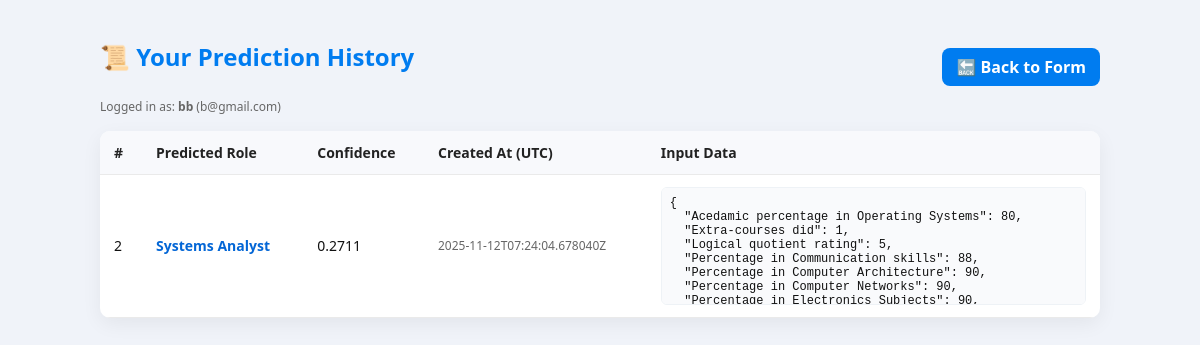
Before: /history (signed in) with the older database file.
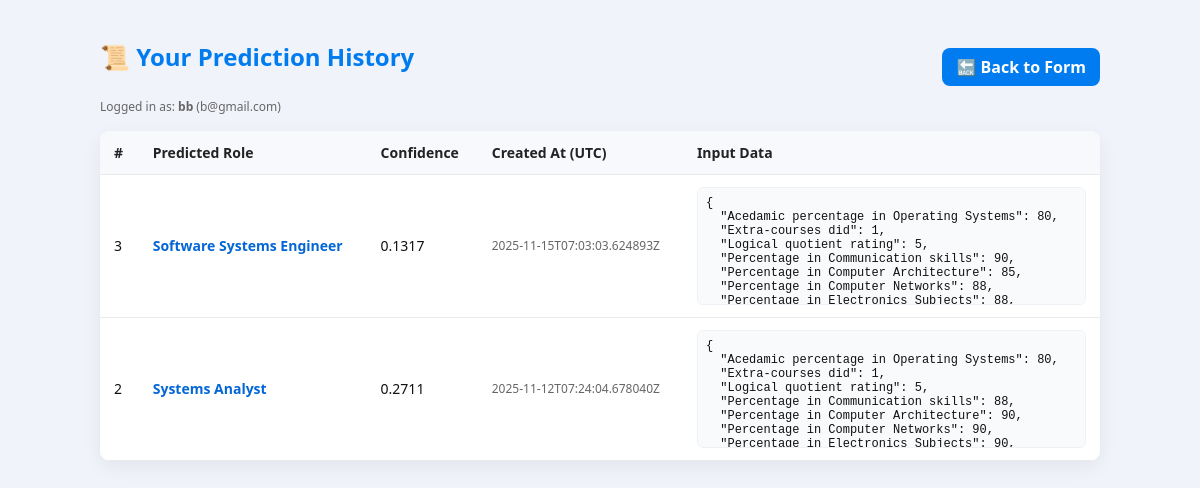
After: the same page with the newer database file.
### tables this page shows
CREATE TABLE predictions (
            id INTEGER PRIMARY KEY AUTOINCREMENT,
            user_id INTEGER NULL,
            input_json TEXT NOT NULL,
            predicted_role TEXT,
            confidence REAL,
            created_at TEXT NOT NULL,
            FOREIGN KEY (user_id) REFERENCES users(id)
        );

### app.py (the view)
@app.route("/history")
def history():
    user = session.get("user")
    if not user:
        session["show_login"] = True
        return redirect(url_for("home"))
    user_id = user["id"]
    items = get_user_predictions(user_id, limit=500)
    return render_template("history.html", user=user, items=items)

### app.py (called while the page is built)
def get_conn():
    os.makedirs(os.path.dirname(DB_PATH), exist_ok=True)
    conn = sqlite3.connect(DB_PATH, timeout=30, check_same_thread=False)
    try:
        cur = conn.cursor()
        try:
            cur.execute("PRAGMA journal_mode=WAL;")
            cur.execute("PRAGMA synchronous=NORMAL;")
        except Exception:
            pass
        finally:
            cur.close()
    except Exception:
        pass
    return conn

def get_user_predictions(user_id, limit=200):
    items = []
    with get_conn() as conn:
        c = conn.cursor()
        c.execute("SELECT id, input_json, predicted_role, confidence, created_at FROM predictions WHERE user_id = ? ORDER BY id DESC LIMIT ?",
                  (user_id, limit))
        rows = c.fetchall()
    for r in rows:
        _id, input_json, predicted_role, confidence, created_at = r
        try:
            inp = json.loads(input_json)
        except Exception:
            inp = {"raw": input_json}
        items.append({
            "id": _id,
            "input": inp,
            "predicted_role": predicted_role,
            "confidence": confidence,
            "created_at": created_at
        })
    return items

### templates/history.html (shortened to what this page needs)
<!DOCTYPE html>
<html lang="en">
<head>
</head>
<body>
  <div class="wrap">
    <div class="topbar">
      <div>
        <h2>📜 Your Prediction History</h2>
        <div class="meta">Logged in as: <strong>{{ user.username }}</strong> ({{ user.email }})</div>
      </div>
      <div>
        <a class="btn" href="{{ url_for('index') }}">🔙 Back to Form</a>
      </div>
    </div>
    {% if items and items|length > 0 %}
    <table>
      <thead>
        <tr>
          <th>#</th>
          <th>Predicted Role</th>
          <th>Confidence</th>
          <th>Created At (UTC)</th>
          <th>Input Data</th>
        </tr>
      </thead>
      <tbody>
        {% for it in items %}
        <tr>
          <td data-label="#"> {{ it.id }} </td>
          <td data-label="Role"> <strong style="color:#0366d6;">{{ it.predicted_role }}</strong> </td>
          <td data-label="Confidence"> {% if it.confidence %}{{ "%.4f"|format(it.confidence) }}{% else %}-{% endif %} </td>
          <td data-label="Time" class="meta">{{ it.created_at }}</td>
          <td data-label="Input"><pre>{{ it.input | tojson(indent=2) }}</pre></td>
        </tr>
        {% endfor %}
      </tbody>
    </table>
    {% else %}
      <p style="text-align:center; color:#555; margin-top:30px;">
        💤 No predictions yet. Go to <a href="{{ url_for('index') }}">Career Form</a> to make your first prediction!
      </p>
    {% endif %}
  </div>
</body>
</html>

Changed rows visible on the page:
added predictions: id "3", predicted_role "Software Systems Engineer", confidence "0.1317", created_at "2025-11-15T07:03:03.624893Z", input|tojson "{ \"Acedamic percentage in Operating Systems\": 80, \"Extra-courses did\": 1, \"Logical quotient rating\": 5, \"Percentage in Communication skills\": 90, \"Percentage in Computer Architecture\": 85, \"Percentage in Computer Networks\": 88, \"Percentage in Electronics Subjects\": 88,…"
